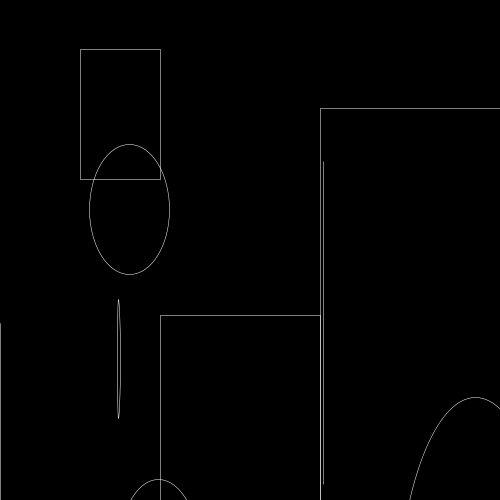
Frame 1 (no input)
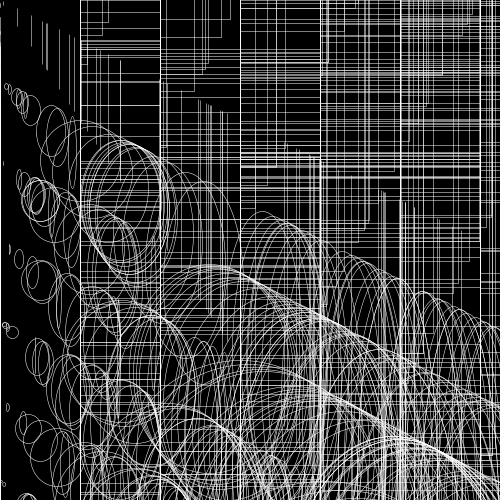
Frame 60 (the mouse pressed at the canvas centre just before this capture)
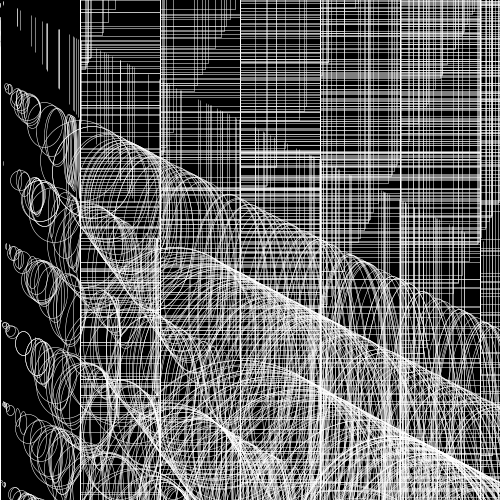
Frame 120 (the mouse held since frame 60 and released just before this capture)

The Processing sketch that drew these frames (run headless with seeded random() and noise(); from frame 60 on, the mouse is pressed at the canvas centre):

// Processing sketch: processing_13835
// ── processing_13835.pde

void setup() {
  size(500, 500);
  background(0);
  smooth();
  strokeWeight(0.5);
  stroke(255);
  noFill();
  frameRate(50);

}

void draw() {
  for(int b = 0; b<1000; b = b+80){
  float a = random(500);
  ellipse(a,a+b,b%a,a);
  rect(b,a-b,b%a,a);}
}          
